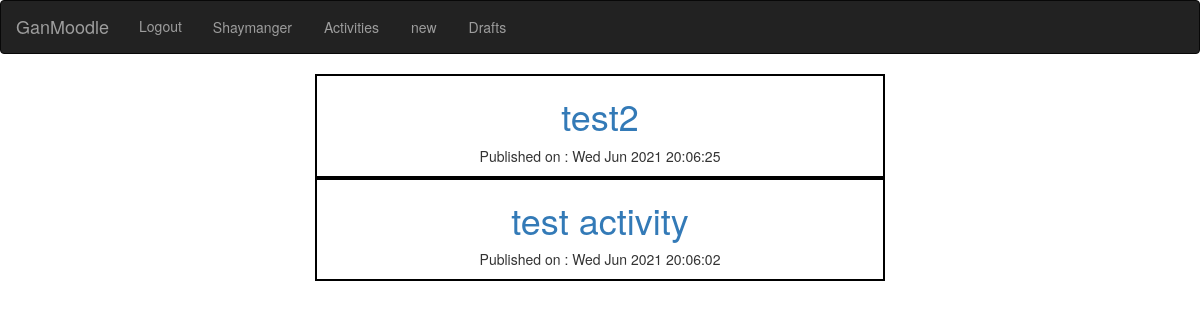
Before: /activities/ (signed in) with the older database file.
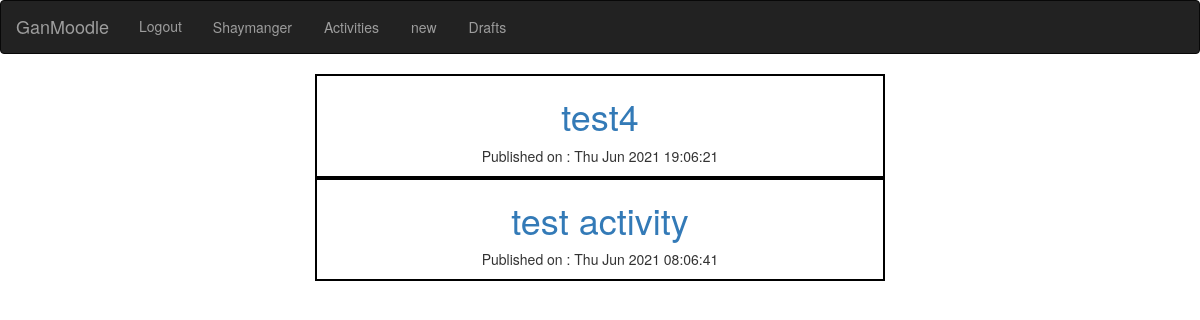
After: the same page with the newer database file.
### activities/models.py (models this page shows, shortened)
class Activity(models.Model):
    auther = models.ForeignKey("users.Manager",on_delete=models.CASCADE)
    title = models.CharField(max_length=200)
    text = models.TextField()
    created_date = models.DateTimeField(default=timezone.now)
    published_date = models.DateTimeField(blank=True,null=True)

### activities/views.py (the view)
# urls.py: path('',views.ActivitiyListView.as_view(),name='activity_list'),
class ActivitiyListView(ListView):
    model = Activity
    def get_queryset(self):
        return Activity.objects.filter(published_date__lte=timezone.now()).order_by('-published_date')
    def get_context_data(self, **kwargs):
        context = super().get_context_data(**kwargs)
        userGroups = self.request.user.gangroups.all()
        context['userGroups'] = userGroups
        activityAutherGroup = Activity.objects.all()
        return context

### templates/activities/activity_list.html (shortened to what this page needs)
{% load widget_tweaks %}
<!DOCTYPE html>
<html lang="en">
<head>
    <link rel="stylesheet" href="https://maxcdn.bootstrapcdn.com/bootstrap/3.3.7/css/bootstrap.min.css">
</head>
<body>
  <nav class="navbar navbar-inverse  ">
    <div class="container-fluid">
  <div class="navbar-header">
    <a class="navbar-brand" href="{% url 'homepage' %}">GanMoodle</a>
  </div>
  <div class="collapse navbar-collapse" id="bs-example-navbar-collapse-1">
    <ul class="nav navbar-nav ">
      {% if user.is_authenticated %}
        <li class="nav-item">
          <a class="nav-link" href="{% url 'logout' %}">Logout</a>
        </li>
        <li class="nav-item">
          <a class="btn btn-outline-primary" href="{% url 'profile' %}">{{user.username|title}}</a>
        </li>
        <li class="nav-item">
          <a class="btn btn-outline-primary" href="{% url 'activity_list' %}">Activities</a>
        </li>
        {% if user.is_manager %}
        <li class="nav-item">
          <a class="btn btn-outline-primary" href="{% url 'activity_new' %}">new</a>
        </li>
        <li class="nav-item">
          <a class="btn btn-outline-primary" href="{% url 'activity_draft_list' %}">Drafts</a>
        </li>
        {% endif %}
      {% else %}
      <li><a href="{% url 'register' %}">Sign up </a></li>
      <li ><a  href="{% url 'login' %}">Sign in</a></li>
      {% endif %}
    </ul>
    </div>
  </div>
  </nav>
  <div class="container">
  <div class="centerstage">
    {% for activity in activity_list %}
      {% if activity.auther.user.gangroups.all.0 == userGroups.0  %}
    <div class="activity">
        <h1><a href="{% url 'activity_detail' pk=activity.pk %}">{{activity.title}} </a></h1>
        <div class="date">
            <p>Published on : {{activity.published_date|date:"D M Y H:m:s"}}</p>
        </div>
    </div>
    {% endif %}
    {% endfor %}
</div>
</div>

Changed rows visible on the page:
changed Activity: title "test2" → "test4"; published_date "Wed Jun 2021 20:06:25" → "Thu Jun 2021 19:06:21"
changed Activity "test activity": published_date "Wed Jun 2021 20:06:02" → "Thu Jun 2021 08:06:41"
